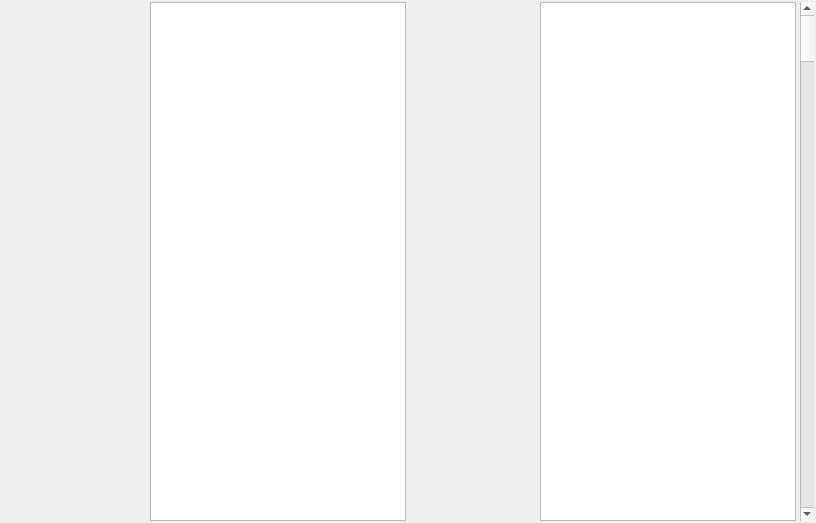
<?xml version="1.0" encoding="UTF-8"?>
<ui version="4.0">
 <class>WritingZone</class>
 <widget class="QWidget" name="WritingZone">
  <property name="enabled">
   <bool>true</bool>
  </property>
  <property name="geometry">
   <rect>
    <x>0</x>
    <y>0</y>
    <width>816</width>
    <height>523</height>
   </rect>
  </property>
  <property name="windowTitle">
   <string>Form</string>
  </property>
  <layout class="QVBoxLayout" name="verticalLayout">
   <property name="spacing">
    <number>2</number>
   </property>
   <property name="leftMargin">
    <number>2</number>
   </property>
   <property name="topMargin">
    <number>2</number>
   </property>
   <property name="rightMargin">
    <number>2</number>
   </property>
   <property name="bottomMargin">
    <number>2</number>
   </property>
   <item>
    <layout class="QHBoxLayout" name="horizontalLayout">
     <item>
      <widget class="QWidget" name="sizeHorizontalSpacer_left" native="true">
       <property name="sizePolicy">
        <sizepolicy hsizetype="Expanding" vsizetype="Preferred">
         <horstretch>0</horstretch>
         <verstretch>0</verstretch>
        </sizepolicy>
       </property>
       <property name="palette">
        <palette>
         <active>
          <colorrole role="Base">
           <brush brushstyle="SolidPattern">
            <color alpha="255">
             <red>255</red>
             <green>255</green>
             <blue>255</blue>
            </color>
           </brush>
          </colorrole>
          <colorrole role="Window">
           <brush brushstyle="SolidPattern">
            <color alpha="0">
             <red>242</red>
             <green>241</green>
             <blue>240</blue>
            </color>
           </brush>
          </colorrole>
         </active>
         <inactive>
          <colorrole role="Base">
           <brush brushstyle="SolidPattern">
            <color alpha="255">
             <red>255</red>
             <green>255</green>
             <blue>255</blue>
            </color>
           </brush>
          </colorrole>
          <colorrole role="Window">
           <brush brushstyle="SolidPattern">
            <color alpha="0">
             <red>242</red>
             <green>241</green>
             <blue>240</blue>
            </color>
           </brush>
          </colorrole>
         </inactive>
         <disabled>
          <colorrole role="Base">
           <brush brushstyle="SolidPattern">
            <color alpha="0">
             <red>242</red>
             <green>241</green>
             <blue>240</blue>
            </color>
           </brush>
          </colorrole>
          <colorrole role="Window">
           <brush brushstyle="SolidPattern">
            <color alpha="0">
             <red>242</red>
             <green>241</green>
             <blue>240</blue>
            </color>
           </brush>
          </colorrole>
         </disabled>
        </palette>
       </property>
      </widget>
     </item>
     <item>
      <layout class="QVBoxLayout" name="verticalLayout_2">
       <item>
        <spacer name="verticalSpacer_2">
         <property name="orientation">
          <enum>Qt::Vertical</enum>
         </property>
         <property name="sizeHint" stdset="0">
          <size>
           <width>20</width>
           <height>40</height>
          </size>
         </property>
        </spacer>
       </item>
       <item>
        <widget class="ToolBar" name="toolBar" native="true">
         <property name="minimumSize">
          <size>
           <width>20</width>
           <height>0</height>
          </size>
         </property>
        </widget>
       </item>
       <item>
        <spacer name="verticalSpacer">
         <property name="orientation">
          <enum>Qt::Vertical</enum>
         </property>
         <property name="sizeHint" stdset="0">
          <size>
           <width>20</width>
           <height>40</height>
          </size>
         </property>
        </spacer>
       </item>
      </layout>
     </item>
     <item>
      <widget class="RichTextEdit" name="richTextEdit">
       <property name="verticalScrollBarPolicy">
        <enum>Qt::ScrollBarAlwaysOff</enum>
       </property>
       <property name="horizontalScrollBarPolicy">
        <enum>Qt::ScrollBarAlwaysOff</enum>
       </property>
      </widget>
     </item>
     <item>
      <widget class="QWidget" name="sizeHandle" native="true">
       <property name="minimumSize">
        <size>
         <width>4</width>
         <height>0</height>
        </size>
       </property>
       <property name="cursor">
        <cursorShape>SizeHorCursor</cursorShape>
       </property>
       <property name="mouseTracking">
        <bool>true</bool>
       </property>
       <property name="locale">
        <locale language="English" country="UnitedStates"/>
       </property>
      </widget>
     </item>
     <item>
      <widget class="QWidget" name="sizeHorizontalSpacer_right" native="true">
       <property name="sizePolicy">
        <sizepolicy hsizetype="Expanding" vsizetype="Preferred">
         <horstretch>0</horstretch>
         <verstretch>0</verstretch>
        </sizepolicy>
       </property>
       <property name="palette">
        <palette>
         <active>
          <colorrole role="Base">
           <brush brushstyle="SolidPattern">
            <color alpha="255">
             <red>255</red>
             <green>255</green>
             <blue>255</blue>
            </color>
           </brush>
          </colorrole>
          <colorrole role="Window">
           <brush brushstyle="SolidPattern">
            <color alpha="0">
             <red>242</red>
             <green>241</green>
             <blue>240</blue>
            </color>
           </brush>
          </colorrole>
         </active>
         <inactive>
          <colorrole role="Base">
           <brush brushstyle="SolidPattern">
            <color alpha="255">
             <red>255</red>
             <green>255</green>
             <blue>255</blue>
            </color>
           </brush>
          </colorrole>
          <colorrole role="Window">
           <brush brushstyle="SolidPattern">
            <color alpha="0">
             <red>242</red>
             <green>241</green>
             <blue>240</blue>
            </color>
           </brush>
          </colorrole>
         </inactive>
         <disabled>
          <colorrole role="Base">
           <brush brushstyle="SolidPattern">
            <color alpha="0">
             <red>242</red>
             <green>241</green>
             <blue>240</blue>
            </color>
           </brush>
          </colorrole>
          <colorrole role="Window">
           <brush brushstyle="SolidPattern">
            <color alpha="0">
             <red>242</red>
             <green>241</green>
             <blue>240</blue>
            </color>
           </brush>
          </colorrole>
         </disabled>
        </palette>
       </property>
      </widget>
     </item>
     <item>
      <widget class="Minimap2" name="minimap">
       <property name="verticalScrollBarPolicy">
        <enum>Qt::ScrollBarAlwaysOff</enum>
       </property>
       <property name="horizontalScrollBarPolicy">
        <enum>Qt::ScrollBarAlwaysOff</enum>
       </property>
      </widget>
     </item>
     <item>
      <widget class="Minimap" name="minimap_old" native="true"/>
     </item>
     <item>
      <widget class="QScrollBar" name="verticalScrollBar">
       <property name="orientation">
        <enum>Qt::Vertical</enum>
       </property>
      </widget>
     </item>
    </layout>
   </item>
  </layout>
  <action name="actionCopy">
   <property name="icon">
    <iconset>
     <normaloff>../pics/32x32/edit-copy.png</normaloff>../pics/32x32/edit-copy.png</iconset>
   </property>
   <property name="text">
    <string>Copy</string>
   </property>
   <property name="shortcut">
    <string>Ctrl+C</string>
   </property>
   <property name="shortcutContext">
    <enum>Qt::WidgetWithChildrenShortcut</enum>
   </property>
  </action>
  <action name="actionPaste">
   <property name="icon">
    <iconset>
     <normaloff>../pics/32x32/edit-paste.png</normaloff>../pics/32x32/edit-paste.png</iconset>
   </property>
   <property name="text">
    <string>Paste</string>
   </property>
   <property name="shortcut">
    <string>Ctrl+V</string>
   </property>
  </action>
  <action name="actionCut">
   <property name="icon">
    <iconset>
     <normaloff>../pics/32x32/edit-cut.png</normaloff>../pics/32x32/edit-cut.png</iconset>
   </property>
   <property name="text">
    <string>Cut</string>
   </property>
   <property name="shortcut">
    <string>Ctrl+X</string>
   </property>
  </action>
  <action name="actionBold">
   <property name="checkable">
    <bool>true</bool>
   </property>
   <property name="icon">
    <iconset>
     <normaloff>../pics/32x32/format-text-bold.png</normaloff>../pics/32x32/format-text-bold.png</iconset>
   </property>
   <property name="text">
    <string>Bold</string>
   </property>
   <property name="shortcut">
    <string>Ctrl+B</string>
   </property>
  </action>
  <action name="actionStrikethrough">
   <property name="checkable">
    <bool>true</bool>
   </property>
   <property name="icon">
    <iconset>
     <normaloff>../pics/32x32/format-text-strikethrough.png</normaloff>../pics/32x32/format-text-strikethrough.png</iconset>
   </property>
   <property name="text">
    <string>Strikethrough</string>
   </property>
  </action>
  <action name="actionItalic">
   <property name="checkable">
    <bool>true</bool>
   </property>
   <property name="icon">
    <iconset>
     <normaloff>../pics/32x32/format-text-italic.png</normaloff>../pics/32x32/format-text-italic.png</iconset>
   </property>
   <property name="text">
    <string>Italic</string>
   </property>
   <property name="shortcut">
    <string>Ctrl+I</string>
   </property>
  </action>
  <action name="actionUnderline">
   <property name="checkable">
    <bool>true</bool>
   </property>
   <property name="icon">
    <iconset>
     <normaloff>../pics/32x32/format-text-underline.png</normaloff>../pics/32x32/format-text-underline.png</iconset>
   </property>
   <property name="text">
    <string>Underline</string>
   </property>
   <property name="shortcut">
    <string>Ctrl+U</string>
   </property>
  </action>
  <action name="actionPrint_directly">
   <property name="icon">
    <iconset>
     <normaloff>../pics/32x32/document-print-direct.png</normaloff>../pics/32x32/document-print-direct.png</iconset>
   </property>
   <property name="text">
    <string>Print directly</string>
   </property>
   <property name="shortcut">
    <string>Ctrl+Shift+P</string>
   </property>
  </action>
 </widget>
 <customwidgets>
  <customwidget>
   <class>RichTextEdit</class>
   <extends>QTextEdit</extends>
   <header>.rich_text_edit.h</header>
  </customwidget>
  <customwidget>
   <class>Minimap</class>
   <extends>QWidget</extends>
   <header>.minimap.h</header>
   <container>1</container>
  </customwidget>
  <customwidget>
   <class>Minimap2</class>
   <extends>QGraphicsView</extends>
   <header>.minimap_text_browser.h</header>
  </customwidget>
  <customwidget>
   <class>ToolBar</class>
   <extends>QWidget</extends>
   <header>.tool_bar.h</header>
   <container>1</container>
  </customwidget>
 </customwidgets>
 <resources/>
 <connections/>
</ui>
